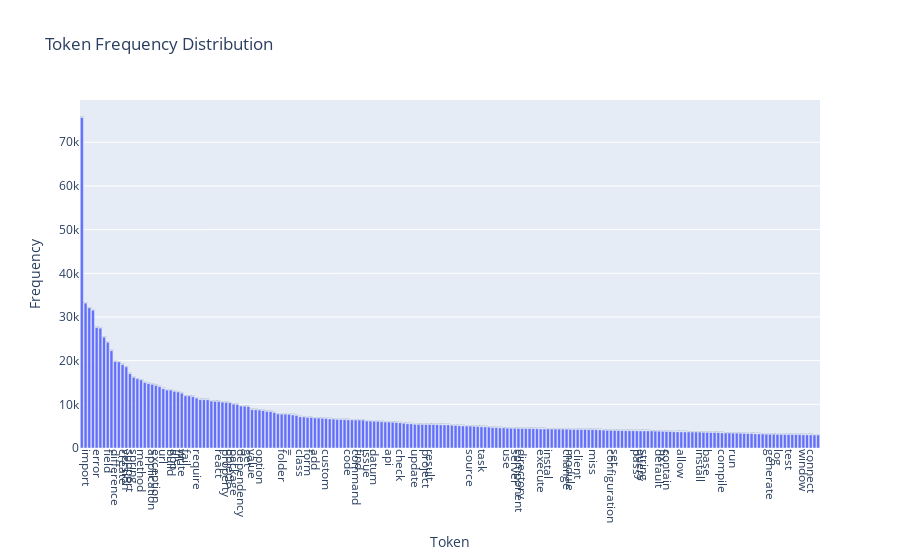

This figure's notebook cell:
### Code cell
# Visualisons

df_freq = pd.DataFrame(list(token_frequencies_dict_spacy.items()), columns=['Token', 'Frequency'])

# Sort the DataFrame by frequency in descending order
df_freq = df_freq.sort_values(by='Frequency', ascending=False)

print(df_freq.shape)
display(df_freq.describe())

df = df_freq[:200]

fig = px.bar(df, x='Token', y='Frequency', labels={'Token': 'Token', 'Frequency': 'Frequency'},
             title='Token Frequency Distribution', text='Frequency')
fig.update_xaxes(tickangle=90, tickmode='array', tickvals=df.index, ticktext=df['Token'])

# Show the plot
fig.show()

# Deux x + étalé que le corpus obtenu avec nltk
# (2 x + de tokens)

### Figure 1 — Plotly figure (JSON) as saved in the notebook; plotly's stock layout.template omitted (floating-point values rounded to 4 significant figures; data arrays with more than 128 entries replaced by an {"elided": "..."} marker saying what was removed)
{"data": [{"alignmentgroup": "True", "hovertemplate": "Token=%{x}<br>Frequency=%{text}<extra></extra>", "legendgroup": "", "marker": {"color": "#636efa", "pattern": {"shape": ""}}, "name": "", "offsetgroup": "", "orientation": "v", "showlegend": false, "text": {"elided": "200 int values"}, "textposition": "auto", "type": "bar", "x": {"elided": "200 str values"}, "xaxis": "x", "y": {"elided": "200 int values"}, "yaxis": "y"}], "layout": {"barmode": "relative", "legend": {"tracegroupgap": 0}, "title": {"text": "Token Frequency Distribution"}, "xaxis": {"anchor": "y", "domain": [0, 1], "tickangle": 90, "tickmode": "array", "ticktext": {"elided": "200 str values"}, "tickvals": {"elided": "200 int values"}, "title": {"text": "Token"}}, "yaxis": {"anchor": "x", "domain": [0, 1], "title": {"text": "Frequency"}}}}
